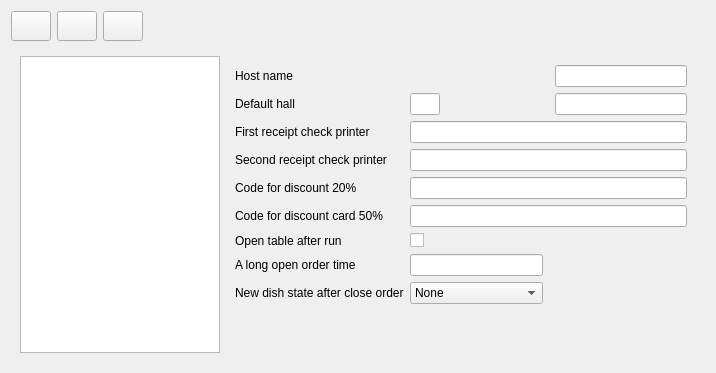
     <widget class="QWidget" name="tab_2">
      <attribute name="title">
       <string>Restaurant</string>
      </attribute>
      <layout class="QVBoxLayout" name="verticalLayout_3">
       <item>
        <widget class="QWidget" name="widget_2" native="true">
         <layout class="QHBoxLayout" name="horizontalLayout_2">
          <property name="leftMargin">
           <number>0</number>
          </property>
          <property name="topMargin">
           <number>0</number>
          </property>
          <property name="rightMargin">
           <number>0</number>
          </property>
          <property name="bottomMargin">
           <number>0</number>
          </property>
          <item>
           <widget class="QPushButton" name="btnSaveRestaurant">
            <property name="sizePolicy">
             <sizepolicy hsizetype="Preferred" vsizetype="Preferred">
              <horstretch>0</horstretch>
              <verstretch>0</verstretch>
             </sizepolicy>
            </property>
            <property name="minimumSize">
             <size>
              <width>30</width>
              <height>30</height>
             </size>
            </property>
            <property name="maximumSize">
             <size>
              <width>555</width>
              <height>555</height>
             </size>
            </property>
            <property name="text">
             <string/>
            </property>
            <property name="icon">
             <iconset resource="res.qrc">
              <normaloff>:/images/save.png</normaloff>:/images/save.png</iconset>
            </property>
           </widget>
          </item>
          <item>
           <widget class="QPushButton" name="btnRefreshReset">
            <property name="sizePolicy">
             <sizepolicy hsizetype="Preferred" vsizetype="Preferred">
              <horstretch>0</horstretch>
              <verstretch>0</verstretch>
             </sizepolicy>
            </property>
            <property name="minimumSize">
             <size>
              <width>30</width>
              <height>30</height>
             </size>
            </property>
            <property name="maximumSize">
             <size>
              <width>555</width>
              <height>555</height>
             </size>
            </property>
            <property name="text">
             <string/>
            </property>
            <property name="icon">
             <iconset resource="res.qrc">
              <normaloff>:/images/refresh.png</normaloff>:/images/refresh.png</iconset>
            </property>
           </widget>
          </item>
          <item>
           <widget class="QPushButton" name="btnRemoveRest">
            <property name="sizePolicy">
             <sizepolicy hsizetype="Preferred" vsizetype="Preferred">
              <horstretch>0</horstretch>
              <verstretch>0</verstretch>
             </sizepolicy>
            </property>
            <property name="minimumSize">
             <size>
              <width>30</width>
              <height>30</height>
             </size>
            </property>
            <property name="maximumSize">
             <size>
              <width>555</width>
              <height>555</height>
             </size>
            </property>
            <property name="text">
             <string/>
            </property>
            <property name="icon">
             <iconset resource="res.qrc">
              <normaloff>:/images/garbage.png</normaloff>:/images/garbage.png</iconset>
            </property>
           </widget>
          </item>
          <item>
           <spacer name="horizontalSpacer_4">
            <property name="orientation">
             <enum>Qt::Orientation::Horizontal</enum>
            </property>
            <property name="sizeHint" stdset="0">
             <size>
              <width>562</width>
              <height>20</height>
             </size>
            </property>
           </spacer>
          </item>
         </layout>
        </widget>
       </item>
       <item>
        <widget class="QWidget" name="widget_3" native="true">
         <layout class="QHBoxLayout" name="horizontalLayout_3">
          <item>
           <widget class="QListWidget" name="lwHost">
            <property name="maximumSize">
             <size>
              <width>200</width>
              <height>16777215</height>
             </size>
            </property>
           </widget>
          </item>
          <item>
           <widget class="QWidget" name="widget_4" native="true">
            <property name="minimumSize">
             <size>
              <width>100</width>
              <height>0</height>
             </size>
            </property>
            <layout class="QGridLayout" name="gridLayout_4">
             <item row="6" column="1">
              <widget class="QCheckBox" name="chOpenTableAfterRun">
               <property name="text">
                <string/>
               </property>
              </widget>
             </item>
             <item row="5" column="1" colspan="3">
              <widget class="EQLineEdit" name="leDisc50"/>
             </item>
             <item row="4" column="0">
              <widget class="QLabel" name="label_29">
               <property name="text">
                <string>Code for discount 20%</string>
               </property>
              </widget>
             </item>
             <item row="1" column="3">
              <widget class="EQLineEdit" name="leHallName">
               <property name="readOnly">
                <bool>true</bool>
               </property>
              </widget>
             </item>
             <item row="1" column="1">
              <widget class="EQLineEdit" name="leHallCode">
               <property name="maximumSize">
                <size>
                 <width>30</width>
                 <height>16777215</height>
                </size>
               </property>
              </widget>
             </item>
             <item row="7" column="0">
              <widget class="QLabel" name="label_56">
               <property name="text">
                <string>A long open order time</string>
               </property>
              </widget>
             </item>
             <item row="6" column="0">
              <widget class="QLabel" name="label_24">
               <property name="text">
                <string>Open table after run</string>
               </property>
              </widget>
             </item>
             <item row="0" column="3">
              <widget class="QLineEdit" name="leHost">
               <property name="readOnly">
                <bool>true</bool>
               </property>
              </widget>
             </item>
             <item row="9" column="3">
              <spacer name="verticalSpacer_3">
               <property name="orientation">
                <enum>Qt::Orientation::Vertical</enum>
               </property>
               <property name="sizeHint" stdset="0">
                <size>
                 <width>20</width>
                 <height>40</height>
                </size>
               </property>
              </spacer>
             </item>
             <item row="2" column="0">
              <widget class="QLabel" name="label_27">
               <property name="text">
                <string>First receipt check printer</string>
               </property>
              </widget>
             </item>
             <item row="1" column="0">
              <widget class="QLabel" name="label_21">
               <property name="text">
                <string>Default hall</string>
               </property>
              </widget>
             </item>
             <item row="3" column="1" colspan="3">
              <widget class="QLineEdit" name="leSecondReceiptPrinter"/>
             </item>
             <item row="5" column="0">
              <widget class="QLabel" name="label_30">
               <property name="text">
                <string>Code for discount card 50%</string>
               </property>
              </widget>
             </item>
             <item row="2" column="1" colspan="3">
              <widget class="QLineEdit" name="leFirstReceiptPrinter"/>
             </item>
             <item row="4" column="1" colspan="3">
              <widget class="EQLineEdit" name="leDisc20"/>
             </item>
             <item row="3" column="0">
              <widget class="QLabel" name="label_28">
               <property name="text">
                <string>Second receipt check printer</string>
               </property>
              </widget>
             </item>
             <item row="7" column="1">
              <widget class="EQLineEdit" name="leLongOrderTime"/>
             </item>
             <item row="0" column="0">
              <widget class="QLabel" name="label_20">
               <property name="text">
                <string>Host name</string>
               </property>
              </widget>
             </item>
             <item row="8" column="0">
              <widget class="QLabel" name="label_57">
               <property name="text">
                <string>New dish state after close order</string>
               </property>
              </widget>
             </item>
             <item row="8" column="1">
              <widget class="QComboBox" name="cbNewDishState">
               <item>
                <property name="text">
                 <string>None</string>
                </property>
               </item>
               <item>
                <property name="text">
                 <string>Remove</string>
                </property>
               </item>
               <item>
                <property name="text">
                 <string>Autosend</string>
                </property>
               </item>
              </widget>
             </item>
            </layout>
           </widget>
          </item>
         </layout>
        </widget>
       </item>
      </layout>
     </widget>
